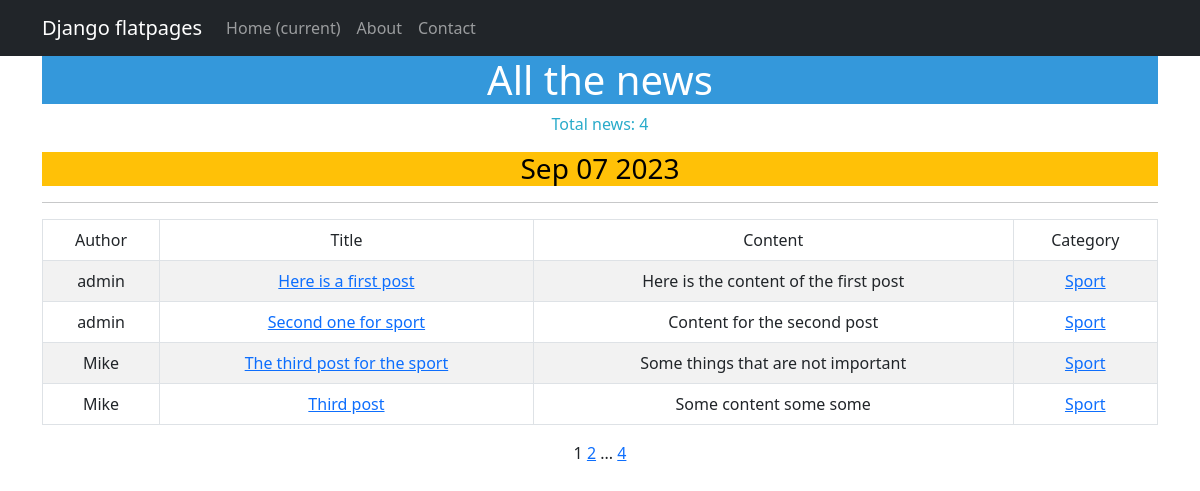
/articles/categories/1, run on the app's committed database.
### application/models.py (models this page shows, shortened)
class Post(models.Model):
    author = models.ForeignKey(Author, on_delete=models.CASCADE)
    options = models.CharField(max_length=10, choices=[('article', 'Article'), ('news', 'News')], default='article')
    time_of_creation = models.DateTimeField(auto_now_add=True)
    categories = models.ManyToManyField('Category', through='PostCategory')
    title = models.CharField(max_length=255)
    content_of_article = models.TextField()
    rating = models.IntegerField(default=0)

class Author(models.Model):
    author = models.OneToOneField(User, on_delete=models.CASCADE)
    rating = models.IntegerField(default=0)

class Category(models.Model):
    categories = models.CharField(max_length=64,
                                default="Name_of_category",
                                unique=True)
    subscribers = models.ManyToManyField(User, blank=True, default='h', related_name='categories')
    def __str__(self):
        return self.categories

### application/views.py (the view)
# urls.py: path('categories/<int:pk>', CategoryListView.as_view(), name = 'category_list'),
class CategoryListView(PostList):
    model = Post
    template_name = 'news/category_list.html'
    context_object_name = 'category_news_list'
    def get_queryset(self):
        self.category = get_object_or_404(Category, id=self.kwargs['pk'])
        queryset = Post.objects.filter(categories=self.category) #.order_by('-created_at')
        return queryset
    def get_context_data(self, **kwargs):
        context = super().get_context_data(**kwargs)
        context['is_not_subscriber'] = self.request.user not in self.category.subscribers.all()
        context['category'] = self.category
        return context

### news/templatetags/custom_tags.py (called while the page is built)
@register.simple_tag()
def current_time(format_string='%b %d %Y'):
   return datetime.utcnow().strftime(format_string)

@register.simple_tag(takes_context=True)
def url_replace(context, **kwargs):
   d = context['request'].GET.copy()
   for k, v in kwargs.items():
      d[k] = v
   return d.urlencode()

### templates/news/category_list.html (shortened to what this page needs)
{% extends 'flatpages/default.html' %}
{% load custom_filters %}
{% load custom_tags %}
{% block content %}
   <h1 style="background-color: #3498DB; color: #ffffff;">All the news</h1>
   <p style="color: #29ABCA;">Total news: {{ category_news_list|length }}</p>
   <h3 style="background-color: #FFC107; color: #000000;">{% current_time '%b %d %Y' %}</h3>
   <hr>
   {% if category_news_list %}
       <table class="table table-bordered table-striped table-hover">
           <thead>
                   <td>Author</td>
                   <td>Title</td>
                   <td>Content</td>
                   <td>Category</td>
           </thead>
           <tbody>
           {% for post in category_news_list %}
           <tr>
               <td>{{ post.author.author }}</td>
               <td><a href="{% url 'post_detail' post.id %}"> {{ post.title|capfirst }} </a></td>
               <td>{{ post.content_of_article|truncatewords:20|capfirst }}</td>
               <td>
                   {% for category in post.categories.all %}
                    <a href = "{% url 'category_list' category.id %}">{{ category|capfirst }}</a>
                   {% endfor %}
               </td>
           </tr>
           {% endfor %}
       </table>
   {% else %}
       <h2 style="color: #29ABCA;">No news is a good news!</h2>
   {% endif %}
   {{ page_obj.number }}
   {% if page_obj.has_next %}
       <a href="?{% url_replace page=page_obj.next_page_number %}">{{ page_obj.next_page_number }}</a>
       {% if paginator.num_pages != page_obj.next_page_number %}
           ...
           <a href="?{% url_replace page=page_obj.paginator.num_pages %}">{{ page_obj.paginator.num_pages }}</a>
       {% endif %}
   {% endif %}
{% endblock content %}

### data on the page
Post: author.author "admin", title "Here is a first post", content_of_article "Here is the content of the first post"
Category: categories "Sport"
Post: author.author "admin", title "Second one for sport", content_of_article "Content for the second post"
Post: author.author "Mike", title "The third post for the sport", content_of_article "Some things that are not important"
Post: author.author "Mike", title "Third post", content_of_article "Some content some some"

### other printed values
{{ category_news_list|length }} "4"
{{ page_obj.number }} "1"
{{ page_obj.next_page_number }} "2"
{{ page_obj.paginator.num_pages }} "4"
